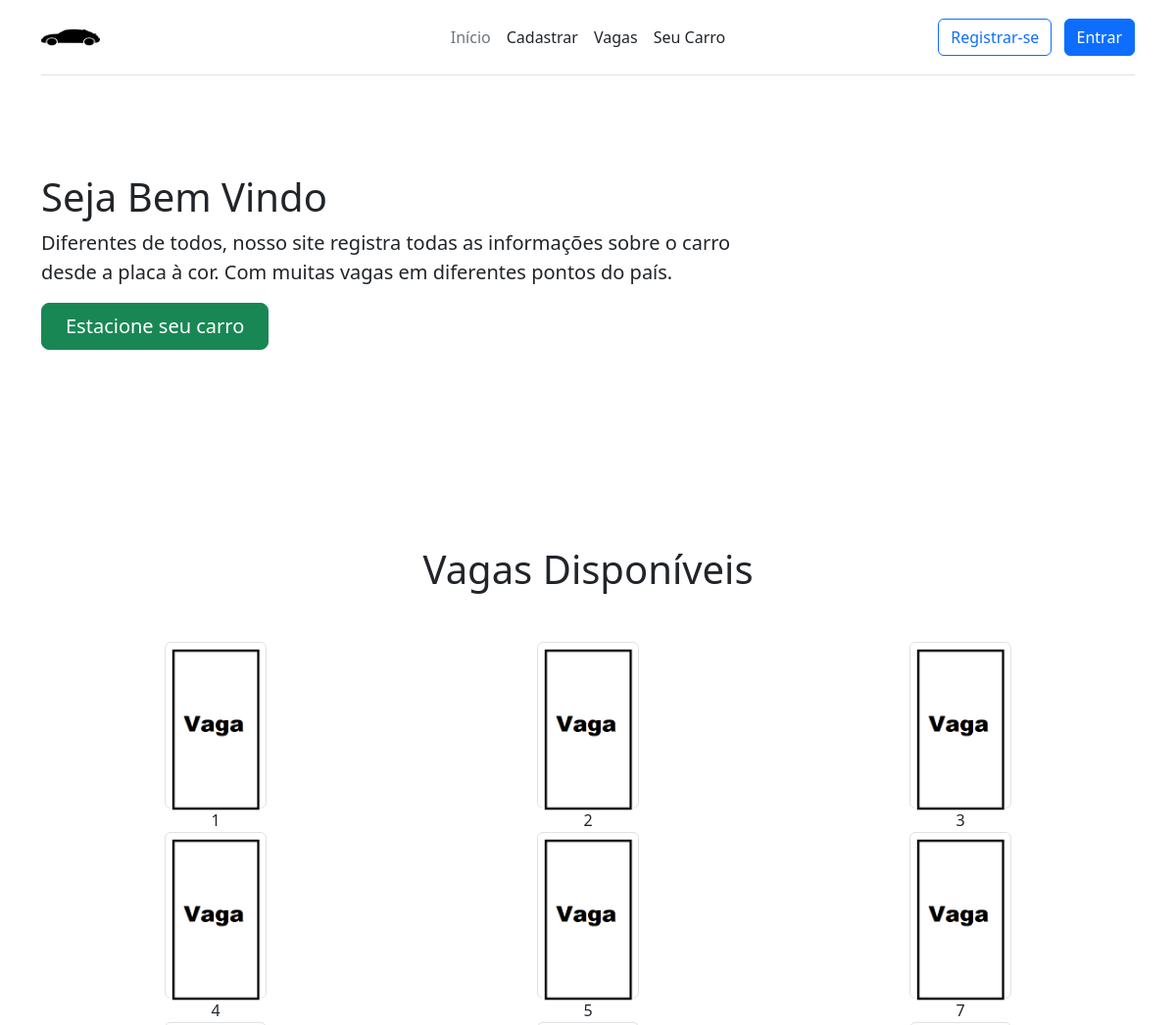
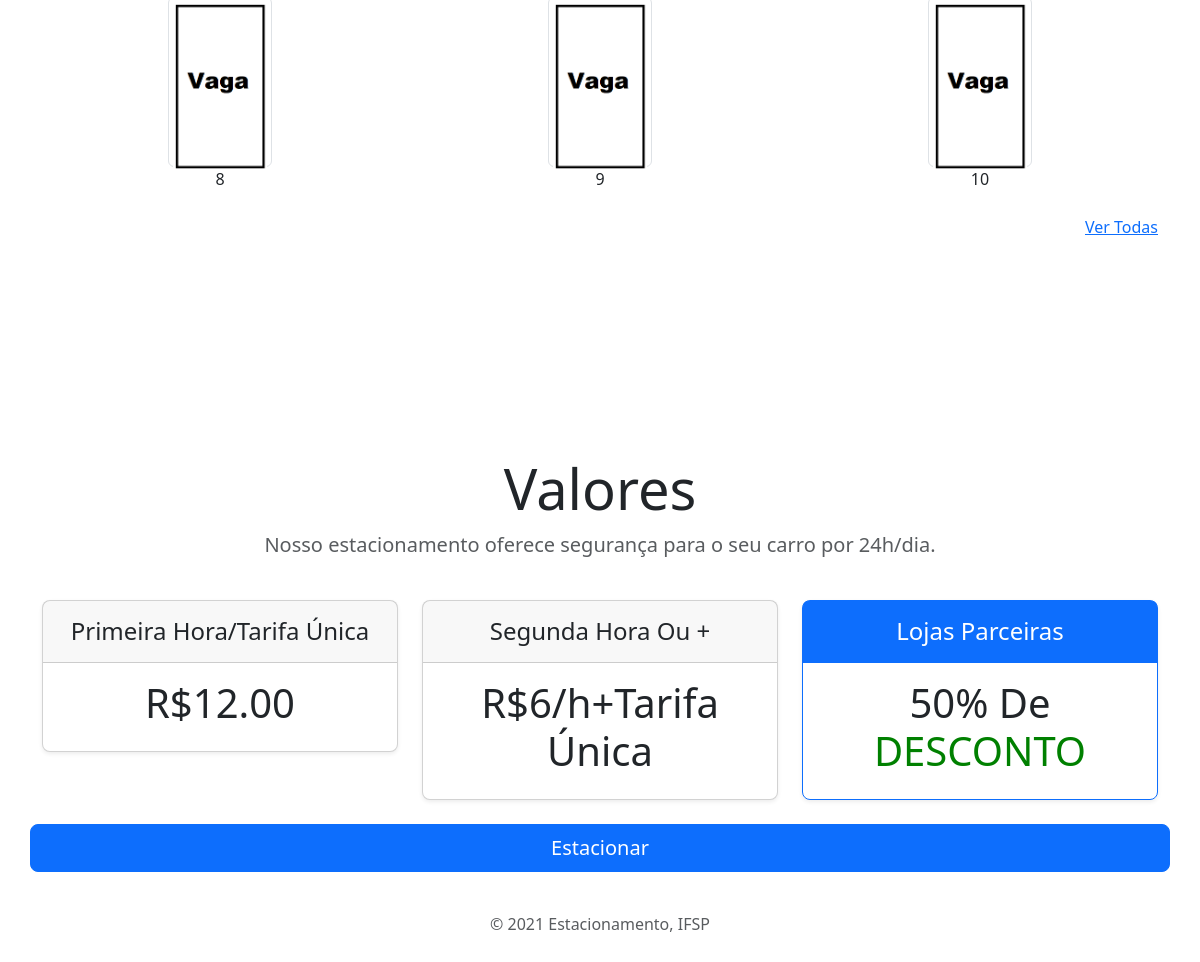
Page /Estacionamento/php/main.php on the committed database (2 pictures, top to bottom).
### tables this page shows
CREATE TABLE `vagas` (
  `vaga_id` int(100) NOT NULL,
  `vaga_tipo` varchar(255) NOT NULL
);

### Estacionamento/php/main.php (the view, shortened to what this page needs)
<?php
include'conexao.php';
?>
<!doctype html>
<html lang="pt-br">
  <head>
   <link href="https://cdn.jsdelivr.net/npm/bootstrap@5.1.3/dist/css/bootstrap.min.css" rel="stylesheet">
   <link href="../assets/dist/css/bootstrap.min.css" rel="stylesheet">
   <link href="../CSS/style.css" rel="stylesheet">
</head>
<body>
  <div class="container">
    <header class="d-flex flex-wrap align-items-center justify-content-center justify-content-md-between py-3 mb-4 border-bottom">
      <a href="/" class="d-flex align-items-center col-md-3 mb-2 mb-md-0 text-dark text-decoration-none">
        <img class="bi me-2" width="60" height="44" role="img" aria-label="Bootstrap" src="../images/carro.png"></img>
      </a>
      <ul class="nav col-12 col-md-auto mb-2 justify-content-center mb-md-0">
        <li><a href="#" class="nav-link px-2 link-secondary">Início</a></li>
        <li><a href="carro_cadastro.php" class="nav-link px-2 link-dark">Cadastrar</a></li>
        <li><a href="vagas_lista.php" class="nav-link px-2 link-dark">Vagas</a></li>
        <li><a href="listar_carro.php" class="nav-link px-2 link-dark">Seu Carro</a></li>
      </ul>
 <?php
         if (isset($_SESSION['usuario'])){
              $usuario = $_SESSION['usuario'];
              $sql = "SELECT * FROM usuarios WHERE usuario = '$usuario'";
              $resultado = mysqli_query($conexao,$sql);
               while ($dados = mysqli_fetch_array($resultado))
               {
                 $_SESSION['nome'] = $dados['nome'];
               }
              if ($_SESSION['usuario'] != "admin@ifsp.edu.br"){
                     echo ' <div class="dropdown">
                          <a class="btn btn-secondary dropdown-toggle" href="#" role="button" id="dropdownMenuLink" data-bs-toggle="dropdown" aria-expanded="false">
                            '.$_SESSION['nome'].'
                          </a>
                          <ul class="dropdown-menu" aria-labelledby="dropdownMenuLink">
                            <li><a class="dropdown-item" href="../php/login/logout.php">Sair</a></li>
                          </ul>
                        </div>';
             }
           if (isset($_SESSION['admin'])){
                  echo '
                       <div class="dropdown">
                          <a class="btn btn-secondary dropdown-toggle" href="#" role="button" id="dropdownMenuLink" data-bs-toggle="dropdown" aria-expanded="false">
                            Admin
                          </a>
                          <ul class="dropdown-menu" aria-labelledby="dropdownMenuLink">
                            <li><a class="dropdown-item" href="../php/lojas.php">Lojas</a></li>
                            <li><a class="dropdown-item" href="../php/login/logout.php">Sair</a></li>
                          </ul>
                        </div>';
                }
            }
              else{
                     echo '<div class="col-md-3 text-end">
                             <a href="../php/login/formulario_cadastro.php"><button type="button" class="btn btn-outline-primary me-2">Registrar-se</button></a>
                             <a href="../php/login/formulario_login.php"><button type="button" class="btn btn-primary">Entrar</button></a>
                           </div>';
           }
         ?>
    </header>
  </div>
<main>
  	<div class="container">
    <h1 style="margin-top: 100px;">Seja Bem Vindo</h1>
    <p class="fs-5 col-md-8">Diferentes de todos, nosso site registra todas as informações sobre o carro desde a placa à cor. Com muitas vagas em diferentes pontos do país.</p>
    <div class="mb-5">
      <a href="carro_cadastro.php" class="btn btn-success btn-lg px-4">Estacione seu carro</a>
    </div>
	</div>
    <div class="container">
    <h1 class="text-center" style="margin: 50px;">Vagas Disponíveis</h1>
  <div class="row mb-4 text-center">
      <?php
      $sql = "SELECT * FROM vagas ORDER BY vaga_id";
      $query = mysqli_query($conexao,$sql);
      $dados = mysqli_num_rows($query);
      if($dados>0){
        for ($i = 1; $i <= 9; $i++) {
        $dados = mysqli_fetch_array($query);
        $img_src = $dados['vaga_tipo'];
        if ($img_src == "vaga_sem_carro.png") {
      ?>
      <div class="image col-4">
      <div class="img-thumbnail imgBox">
          <a href="carro_cadastro.php"><img src="<?php echo '../Images/'.$img_src; ?>"/></a>
      </div>
       <div><?php echo $dados['vaga_id'];?></div>
     </div>
      <?php }}}?>
    </div>
    <a href="vagas_lista.php"><p class="text-end">Ver Todas</p></a>
	</div>
</main>
<div class="container">
    <div class="pricing-header p-3 pb-md-4 mx-auto text-center">
      <h1 class="display-4 fw-normal">Valores</h1>
      <p class="fs-5 text-muted">Nosso estacionamento oferece segurança para o seu carro por 24h/dia.</p>
    </div>
  <main>
    <div class="row row-cols-1 row-cols-md-3 mb-3 text-center">
      <div class="col">
        <div class="card mb-4 rounded-3 shadow-sm">
          <div class="card-header py-3">
            <h4 class="my-0 fw-normal">Primeira Hora/Tarifa Única</h4>
          </div>
          <div class="card-body">
            <h1 class="card-title pricing-card-title">
            <?php
            $sql = "SELECT tarifa_unica FROM carros";
            $query = mysqli_query($conexao,$sql);
            $dados = mysqli_fetch_assoc($query);
            ?><?php echo'R$'. $dados['tarifa_unica'] ?>
        <small class="text-muted fw-light"></small></h1>
          </div>
        </div>
      </div>
      <div class="col">
        <div class="card mb-4 rounded-3 shadow-sm">
          <div class="card-header py-3">
            <h4 class="my-0 fw-normal">Segunda Hora Ou +</h4>
          </div>
          <div class="card-body">
            <h1 class="card-title pricing-card-title"><?php echo'R$'. $dados['tarifa_unica']/2 ?>/h+Tarifa Única</small></h1>
          </div>
        </div>
      </div>
      <div class="col">
        <div class="card mb-4 rounded-3 shadow-sm border-primary">
          <div class="card-header py-3 text-white bg-primary border-primary">
            <h4 class="my-0 fw-normal">Lojas Parceiras</h4>
          </div>
          <div class="card-body">
            <h1 class="card-title pricing-card-title">50% De <span style="color: green;">DESCONTO</span></small></h1>
          </div>
        </div>
      </div>
               <a href="vagas_lista.php" type="button" class="w-100 btn btn-lg btn-primary">Estacionar</a>
    </div>
    </div>
<div class="container">
  <footer class="py-3 my-4">
    <p class="text-center text-muted">&copy; 2021 Estacionamento, IFSP</p>
  </footer>
</div>
  </body>
</html>

### Estacionamento/CSS/style.css (style rules this page uses)
.bi { vertical-align: -.125em; fill: currentColor; }
.img-thumbnail { display: inline-block; position:relative; cursor:pointer; }
.img-thumbnail img { height: 170px; }
.imgBox { height: 170px; }

### rows in the picture
vagas: vaga_tipo (picture), vaga_id "1"
vagas: vaga_tipo (picture), vaga_id "2"
vagas: vaga_tipo (picture), vaga_id "3"
vagas: vaga_tipo (picture), vaga_id "4"
vagas: vaga_tipo (picture), vaga_id "5"
vagas: vaga_tipo (picture), vaga_id "7"
vagas: vaga_tipo (picture), vaga_id "8"
vagas: vaga_tipo (picture), vaga_id "9"
vagas: vaga_tipo (picture), vaga_id "10"

### other values in the picture
$dados['tarifa_unica'] "12.00"
$dados['tarifa_unica']/2 "6"
